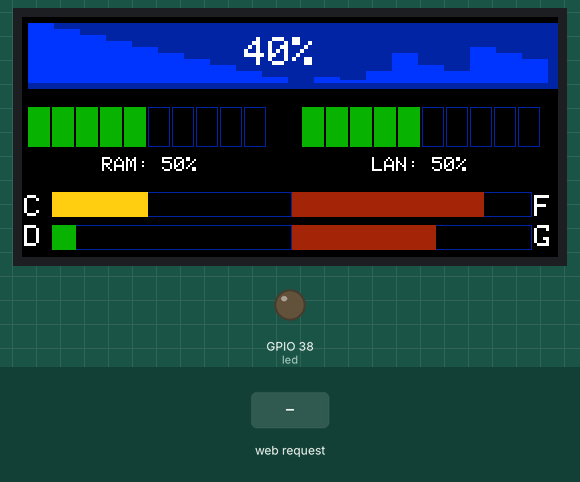
Bench run of a sketch on a simulated ESP32-S3. On the bench: 536×240 colour display, output pins drawn as LEDs (lit = HIGH). The test bench sets the inputs (shaded band). WiFi joins after 1.5 s; servers stay silent unless stated; what the sketch prints to the serial monitor is not drawn.

Above: at 5.9 s.
6.0 s: HTTP request GET /data received
At 7.5 s:
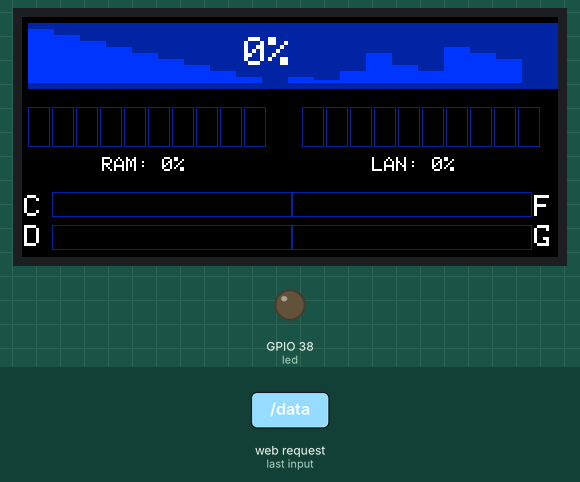
7.8 s: HTTP request GET / received
At 8.2 s:
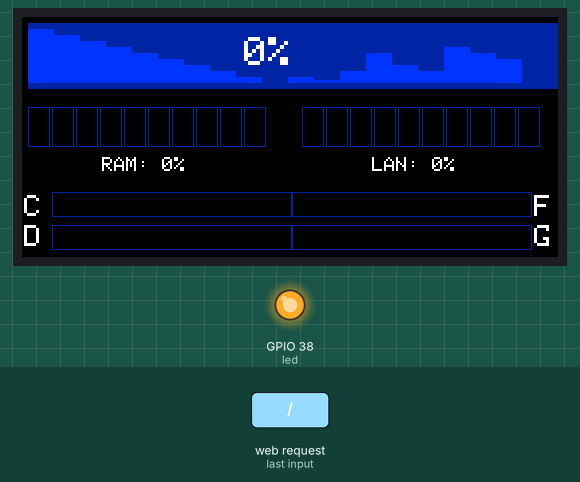
9.3 s: HTTP request GET /clear received
At 10.3 s:
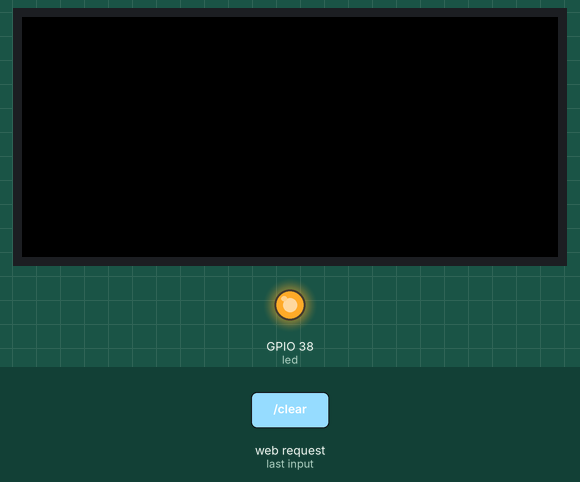
11.1 s: HTTP request GET /data?r=1 received
At 12.6 s:
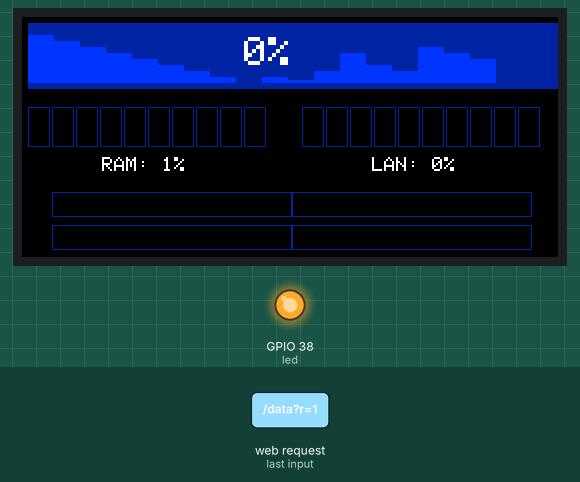
12.9 s: HTTP request GET /clear?r=1 received
At 14.2 s:
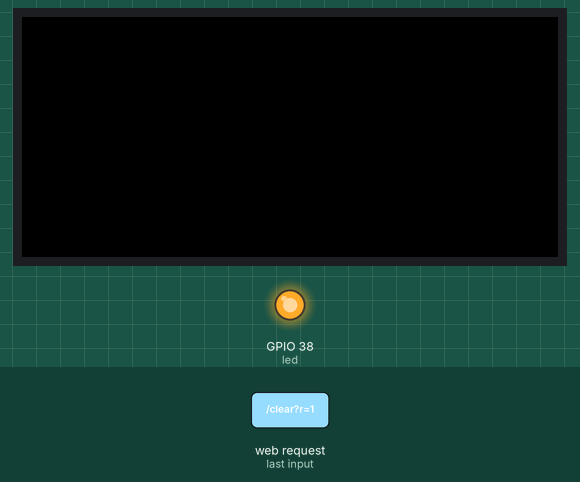
Timing chart, 0 to 15.7 s (numbered marks = the images above; inputs shaded):
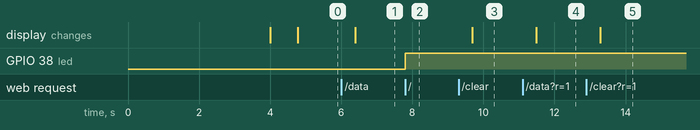

The sketch:

T_Display_S3_AMOLED_8.ino
```cpp
#include <WiFi.h>
#include <NetworkClient.h>
#include <WebServer.h>
#include <ESPmDNS.h>
#include <Arduino.h>
#include <Arduino_GFX_Library.h> // https://github.com/moononournation/Arduino_GFX.git

const int led = 38;

/////////////////////////////////////////////////////////////////
// WiFi credentials
/////////////////////////////////////////////////////////////////
const char *ssid = "<SSID>";
const char *password = "<PASS>";

WebServer server(80);
#define GFX_DEV_DEVICE LILYGO_T_DISPLAY_S3_AMOLED

// For Display 536 x 240
Arduino_DataBus *bus = new Arduino_ESP32QSPI(
    6 /* cs */, 47 /* sck */, 18 /* d0 */, 7 /* d1 */, 48 /* d2 */, 5 /* d3 */);
Arduino_GFX *gfx_base = new Arduino_RM67162(bus, 17 /* RST */, 3 /* rotation */);
Arduino_Canvas *gfx = new Arduino_Canvas(536, 240, gfx_base);

/////////////////////////////////////////////////////////////////
// Main Setup
/////////////////////////////////////////////////////////////////
void setup(void) {

  pinMode(led, OUTPUT);
  digitalWrite(led, 0);
  Serial.begin(115200);
  WiFi.mode(WIFI_STA);
  WiFi.begin(ssid, password);
  Serial.println("");

  delay(4000);
  displaySetup();

  // Wait for connection
  while (WiFi.status() != WL_CONNECTED) {
    delay(500);
    Serial.print(".");
  }
  Serial.println("");
  Serial.print("Connected to ");
  Serial.println(ssid);
  Serial.print("IP address: ");
  Serial.println(WiFi.localIP());

  if (MDNS.begin("esp32")) {
    Serial.println("MDNS responder started");
  }

  SetupHTTP();

  // Test UI
  BuildCPUUI();
  BuildRAMUI(50);
  BuildLANUI(50);
  BuildDriveUI(40,0);
  BuildDriveUI(10,1);
  BuildDriveUI(80,2);
  BuildDriveUI(60,3);
  BuildTextLabels();
  gfx->flush();
}

/////////////////////////////////////////////////////////////////
// Main Loop
/////////////////////////////////////////////////////////////////
void loop(void) {
  server.handleClient();
  delay(2);  //allow the cpu to switch to other tasks
}
```

Display.ino
```cpp
///////////////////////////////////////////////////////////////////////////////////////
// Set Brightness
///////////////////////////////////////////////////////////////////////////////////////
void setBrightness(uint8_t value)
{
    bus->beginWrite();
    bus->writeC8D8(0x51, value);
    bus->endWrite();
}

/////////////////////////////////////////////////////////////////
// Display Setup
/////////////////////////////////////////////////////////////////
void displaySetup()
{
  gfx->begin();
  gfx->fillScreen(BLACK);
  gfx->flush();
  setBrightness(255);
}
```

HTTP.ino
```cpp
///////////////////////////////////////////////////////////////////////////////////////
// Setup Webserver
///////////////////////////////////////////////////////////////////////////////////////
void SetupHTTP()
{
  server.on("/", handleRoot);
  server.on("/clear", handleClear);
  server.on("/data",handleData);

  server.onNotFound(handleNotFound);

  server.begin();
  Serial.println("HTTP server started");
}

/////////////////////////////////////////////////////////////////
// Main Data Update Method GET /data
// Query String Parameters:
// r - ram (0-100)
// l - lan (0-100)
// c - cpu (0-100)
// dc - drive c (0-100)
// dd - drive d (0-100)
// df - drive f (0-100)
// dg - drive g (0-100)
/////////////////////////////////////////////////////////////////
void handleData()
{
  int ram = server.arg("r").toInt();
  int lan = server.arg("l").toInt();
  int cpu = server.arg("c").toInt();
  int dc = server.arg("dc").toInt();
  int dd = server.arg("dd").toInt();
  int df = server.arg("df").toInt();
  int dg = server.arg("dg").toInt();

  BuildRAMUI(ram);
  BuildLANUI(lan);
  BuildDriveUI(dc,0);
  BuildDriveUI(dd,1);
  BuildDriveUI(df,2);
  BuildDriveUI(dg,3);
  UpdateCPUTick(cpu);
  BuildCPUUI();
  gfx->flush();
  server.send(200, "text/plain", "Updated");
}

/////////////////////////////////////////////////////////////////
// Clear screen GET /clear
/////////////////////////////////////////////////////////////////
void handleClear()
{
  gfx->fillScreen(BLACK);
  gfx->flush();
  server.send(200, "text/plain", "Cleared Screen");
}

/////////////////////////////////////////////////////////////////
// Default GET /
/////////////////////////////////////////////////////////////////
void handleRoot() {
  digitalWrite(led, 1);
  server.send(200, "text/plain", "hello from esp32!");
}

/////////////////////////////////////////////////////////////////
// 404 Not Found
/////////////////////////////////////////////////////////////////
void handleNotFound() {
  digitalWrite(led, 1);
  String message = "File Not Found\n\n";
  message += "URI: ";
  message += server.uri();
  message += "\nMethod: ";
  message += (server.method() == HTTP_GET) ? "GET" : "POST";
  message += "\nArguments: ";
  message += server.args();
  message += "\n";
  for (uint8_t i = 0; i < server.args(); i++) {
    message += " " + server.argName(i) + ": " + server.arg(i) + "\n";
  }
  server.send(404, "text/plain", message);
  digitalWrite(led, 0);
}
```

UIBuilder.ino
```cpp
// Indicator Colors
uint16_t inactiveColor = gfx->color565(2,36,162);
uint16_t activeColor = gfx->color565(11,176,3);
uint16_t lowColor = gfx->color565(11,176,3);
uint16_t medColor = gfx->color565(252,205,19);
uint16_t highColor = gfx->color565(160,36,8);

int cpuTicks[20] = {100,90,80,70,60,50,40,30,20,10,0,10,5,20,50,30,20,60,50,40};

/////////////////////////////////////////////////////////////////
// Build CPU Ticks UI
/////////////////////////////////////////////////////////////////
void BuildCPUUI()
{
  gfx->fillRect(6,6,6+524,6+60,gfx->color565(2,36,162));

  int startX = 6;
  int startY = 6;
  int barW = 26;
  int barH = 60;
  for (int c=0;c<20;c++)
  {
    int val = cpuTicks[c];
    int barSize = (val * 60) / 100;
    int x = startX + (barW * c);
    int y = startY + (barH - barSize);
    int w = barW;
    int h = barSize;

    gfx->fillRect(x,y,w,h,gfx->color565(0,53,252));
  }

  // Output CPU percentage
  gfx->setTextColor(WHITE);
  gfx->setTextSize(4 /* x scale */, 4 /* y scale */, 1 /* pixel_margin */);
  gfx->setCursor(222, 20);
  int cpu = cpuTicks[19];
  gfx->print(cpu);
  gfx->print("%");
}

/////////////////////////////////////////////////////////////////
// Update latest CPU Tick Value
// Value in % - 0 to 100
/////////////////////////////////////////////////////////////////
void UpdateCPUTick(int val)
{
  if (val >=100)
  {
    val = 100;
  }

  // Shift array to the left
  for (int i=1;i<20;i++)
  {
    cpuTicks[i-1] = cpuTicks[i];
  }
  cpuTicks[19] = val;
}

/////////////////////////////////////////////////////////////////
// Build RAM UI
// Value in % - 0 to 100
/////////////////////////////////////////////////////////////////
void BuildRAMUI(int val)
{
  if (val >= 100)
  {
    val = 100;
  }
  BuildBarUI(val,6);
  gfx->setTextColor(WHITE);
  gfx->setTextSize(2 /* x scale */, 2 /* y scale */, 1 /* pixel_margin */);

  // Clear previous text
  gfx->fillRect(80,140,150,25,gfx->color565(0,0,0));
  gfx->setCursor(80, 140);
  gfx->print("RAM: ");
  gfx->print(val);
  gfx->print("%");
}

/////////////////////////////////////////////////////////////////
// Build LAN UI
// Value in % - 0 to 100
/////////////////////////////////////////////////////////////////
void BuildLANUI(int val)
{
  if (val >= 100)
  {
    val = 100;
  }
  BuildBarUI(val,280);
  gfx->setTextColor(WHITE);
  gfx->setTextSize(2 /* x scale */, 2 /* y scale */, 1 /* pixel_margin */);

  // Clear previous text
  gfx->fillRect(350,140,150,25,gfx->color565(0,0,0));
  gfx->setCursor(350, 140);
  gfx->print("LAN: ");
  gfx->print(val);
  gfx->print("%");
}

/////////////////////////////////////////////////////////////////
// Build Bar UI (Used by RAM and LAN)
// Value in % - 0 to 100
/////////////////////////////////////////////////////////////////
void BuildBarUI(int val, int startX)
{
  val = val / 10;
  int startY = 90;
  int barH = 40;
  int barW = 22;
  int barSpace = 2;

  for (int i=0;i<10;i++)
  {
    int x = startX + ((barW + barSpace) * i);
    int y = startY;
    int h = barH;
    int w = barW;

    if (i<val)
    {
      gfx->fillRect(x,y,w,h,activeColor);
    }
    else
    {
      gfx->fillRect(x,y,w,h,gfx->color565(0,0,0));
      gfx->drawRect(x,y,w,h,inactiveColor);
    }
  }
}

/////////////////////////////////////////////////////////////////
// Update Drive Space Bars
// Value in % - 0 to 100
// drive: 0 - C:, 1 - D:, 2 - F:, 3 - G:
/////////////////////////////////////////////////////////////////
void BuildDriveUI(int val, int drive)
{
  if (val >= 100)
  {
    val = 100;
  }

  val = val / 10;

  int startX;
  int startY;
  int barH = 25;
  int barW = 240;
  switch (drive)
  {
    case 0: // C drive
      startX = 30;
      startY = 175;
    break;
    case 1: // D drive
      startX = 30;
      startY = 208;
    break;
    case 2: // F drive
      startX = 270;
      startY = 175;
    break;
    case 3: // G drive
      startX = 270;
      startY = 208;
    break;
  }

  // Clear background
  gfx->fillRect(startX,startY,barW,barH,gfx->color565(0,0,0));

  // Draw background bar
  gfx->drawRect(startX,startY,barW,barH,gfx->color565(2,36,162));

  uint16_t color;
  if (val <= 3)
  {
    color = lowColor;
  }
  else if (val > 3 && val <6)
  {
    color = medColor;
  }
  else
  {
    color = highColor;
  }

  int indicatorWidth = (val * (barW / 10));
  gfx->fillRect(startX,startY,indicatorWidth,barH,color);
}

/////////////////////////////////////////////////////////////////
// Build Drive Labels
/////////////////////////////////////////////////////////////////
void BuildTextLabels()
{
  // Drive Letters
  gfx->setTextColor(WHITE);
  gfx->setTextSize(3 /* x scale */, 3 /* y scale */, 1 /* pixel_margin */);
  gfx->setCursor(2, 178);
  gfx->println("C");
  gfx->setCursor(2, 208);
  gfx->println("D");
  gfx->setCursor(512, 178);
  gfx->println("F");
  gfx->setCursor(512, 208);
  gfx->println("G");
}
```

Measured:
- after the input at 6.0 s, the display: changes after 0.39 s (image 1)
- after the input at 7.8 s, GPIO 38 (led): LOW → HIGH at once
- after the input at 9.3 s, the display: changes after 0.39 s (image 3)
- after the input at 11.1 s, the display: changes after 0.39 s (image 4)
- after the input at 12.9 s, the display: changes after 0.39 s (image 5)
